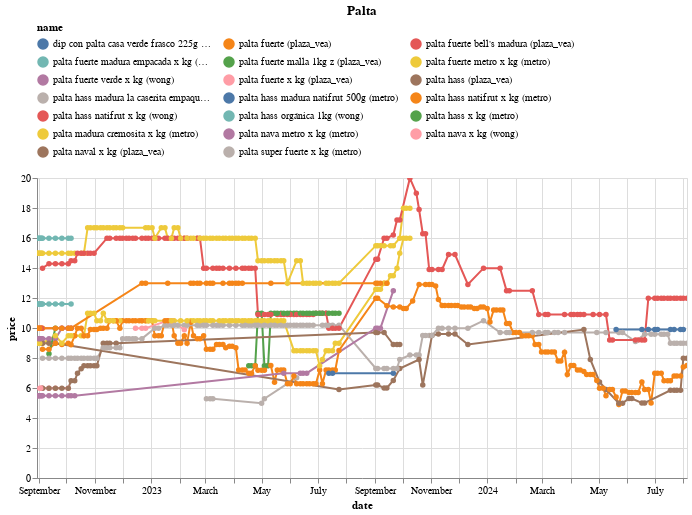

Write notebook code for a chart like this one.
### Code cell
(df
 .loc[df.name.isin(names)]
 .pipe(alt.Chart)
 .mark_line(point=True)
 .encode(x='date', y='price', color='name', tooltip=['name','price'])
 .properties(width=650, title='Palta')
 .interactive()
 .configure_legend(orient='top', columns=3)
)

### Figure 1 — Vega-Lite specification as saved in the notebook (floating-point values rounded to 4 significant figures; data arrays with more than 128 entries replaced by an {"elided": "..."} marker saying what was removed)
{"config": {"view": {"continuousWidth": 300, "continuousHeight": 300}, "legend": {"columns": 3, "orient": "top"}}, "data": {"name": "data-fcc800c1645a55d43c9a6a35f7ec8c8e"}, "mark": {"type": "line", "point": true}, "encoding": {"color": {"field": "name", "type": "nominal"}, "tooltip": [{"field": "name", "type": "nominal"}, {"field": "price", "type": "quantitative"}], "x": {"field": "date", "type": "temporal"}, "y": {"field": "price", "type": "quantitative"}}, "params": [{"name": "param_14", "select": {"type": "interval", "encodings": ["x", "y"]}, "bind": "scales"}], "title": "Palta", "width": 650, "$schema": "https://vega.github.io/schema/vega-lite/v5.17.0.json", "datasets": {"data-fcc800c1645a55d43c9a6a35f7ec8c8e": {"elided": "822 records"}}}
